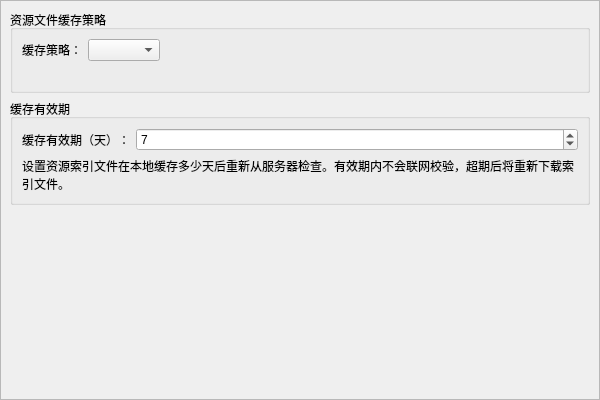
<?xml version="1.0" encoding="UTF-8"?>
<ui version="4.0">
 <class>AssetsPage</class>
 <widget class="QWidget" name="AssetsPage">
  <property name="geometry">
   <rect>
    <x>0</x>
    <y>0</y>
    <width>600</width>
    <height>400</height>
   </rect>
  </property>
  <layout class="QVBoxLayout" name="verticalLayout_2">
   <property name="leftMargin">
    <number>0</number>
   </property>
   <property name="topMargin">
    <number>0</number>
   </property>
   <property name="rightMargin">
    <number>0</number>
   </property>
   <property name="bottomMargin">
    <number>0</number>
   </property>
   <item>
    <widget class="QScrollArea" name="scrollArea">
     <property name="widgetResizable">
      <bool>true</bool>
     </property>
     <widget class="QWidget" name="scrollAreaWidgetContents">
      <property name="geometry">
       <rect>
        <x>0</x>
        <y>0</y>
        <width>580</width>
        <height>380</height>
       </rect>
      </property>
      <layout class="QVBoxLayout" name="verticalLayout">
       <item>
        <widget class="QGroupBox" name="cacheStrategyGroupBox">
         <property name="title">
          <string>资源文件缓存策略</string>
         </property>
         <layout class="QVBoxLayout" name="verticalLayout_3">
          <item>
           <layout class="QHBoxLayout" name="horizontalLayout">
            <item>
             <widget class="QLabel" name="modeLabel">
              <property name="text">
               <string>缓存策略：</string>
              </property>
             </widget>
            </item>
            <item>
             <widget class="QComboBox" name="verificationModeComboBox">
              <property name="toolTip">
               <string>选择启动时对资源文件的校验方式</string>
              </property>
             </widget>
            </item>
            <item>
             <spacer name="horizontalSpacer">
              <property name="orientation">
               <enum>Qt::Horizontal</enum>
              </property>
              <property name="sizeHint" stdset="0">
               <size>
                <width>40</width>
                <height>20</height>
               </size>
              </property>
             </spacer>
            </item>
           </layout>
          </item>
          <item>
           <widget class="QLabel" name="modeDescriptionLabel">
            <property name="text">
             <string/>
            </property>
            <property name="wordWrap">
             <bool>true</bool>
            </property>
           </widget>
          </item>
         </layout>
        </widget>
       </item>
       <item>
        <widget class="QGroupBox" name="expiryGroupBox">
         <property name="title">
          <string>缓存有效期</string>
         </property>
         <layout class="QFormLayout" name="formLayout">
          <item row="0" column="0">
           <widget class="QLabel" name="expiryLabel">
            <property name="text">
             <string>缓存有效期（天）：</string>
            </property>
           </widget>
          </item>
          <item row="0" column="1">
           <widget class="QSpinBox" name="expiryDaysSpinBox">
            <property name="toolTip">
             <string>资源索引文件在本地缓存的有效天数（仅在"按过期时间缓存"策略下生效）</string>
            </property>
            <property name="minimum">
             <number>1</number>
            </property>
            <property name="maximum">
             <number>365</number>
            </property>
            <property name="value">
             <number>7</number>
            </property>
           </widget>
          </item>
          <item row="1" column="0" colspan="2">
           <widget class="QLabel" name="expiryHintLabel">
            <property name="text">
             <string>设置资源索引文件在本地缓存多少天后重新从服务器检查。有效期内不会联网校验，超期后将重新下载索引文件。</string>
            </property>
            <property name="wordWrap">
             <bool>true</bool>
            </property>
           </widget>
          </item>
         </layout>
        </widget>
       </item>
       <item>
        <spacer name="verticalSpacer">
         <property name="orientation">
          <enum>Qt::Vertical</enum>
         </property>
         <property name="sizeHint" stdset="0">
          <size>
           <width>20</width>
           <height>40</height>
          </size>
         </property>
        </spacer>
       </item>
      </layout>
     </widget>
    </widget>
   </item>
  </layout>
 </widget>
 <resources/>
 <connections/>
</ui>
